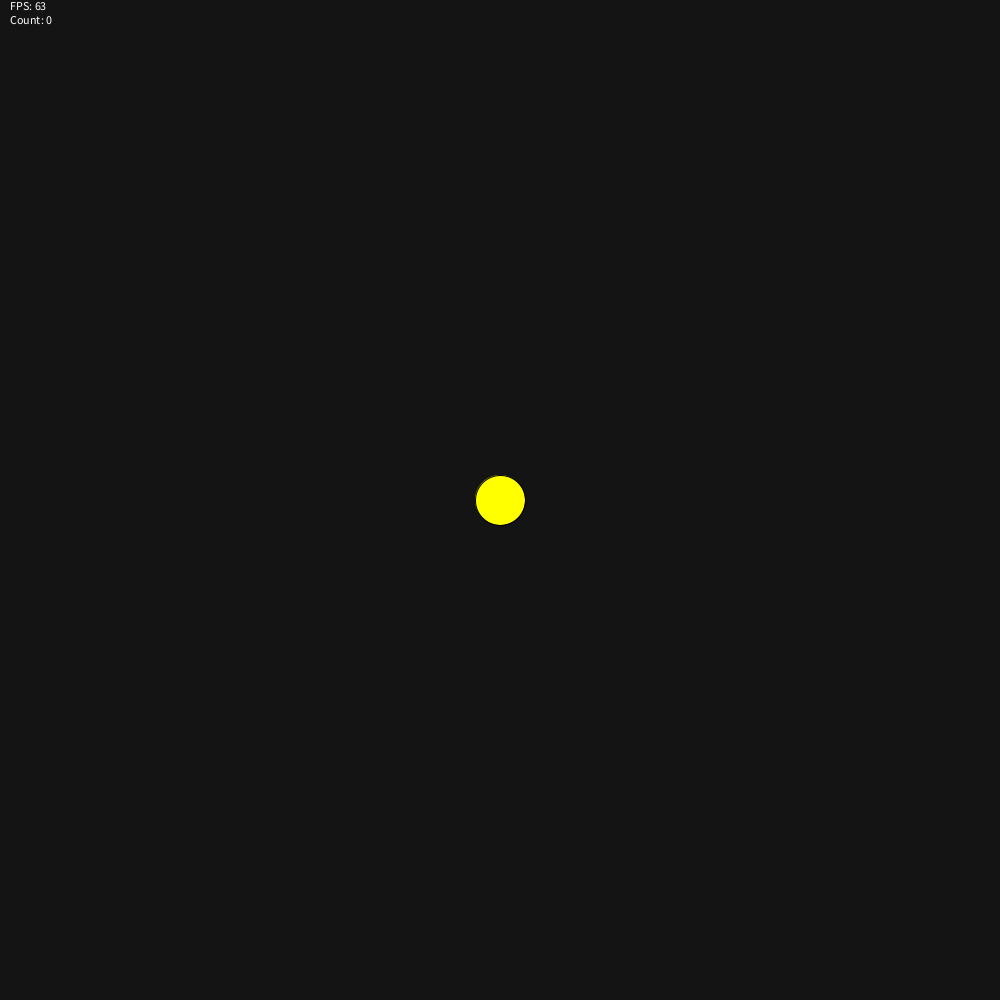
Frame 1 (no input)
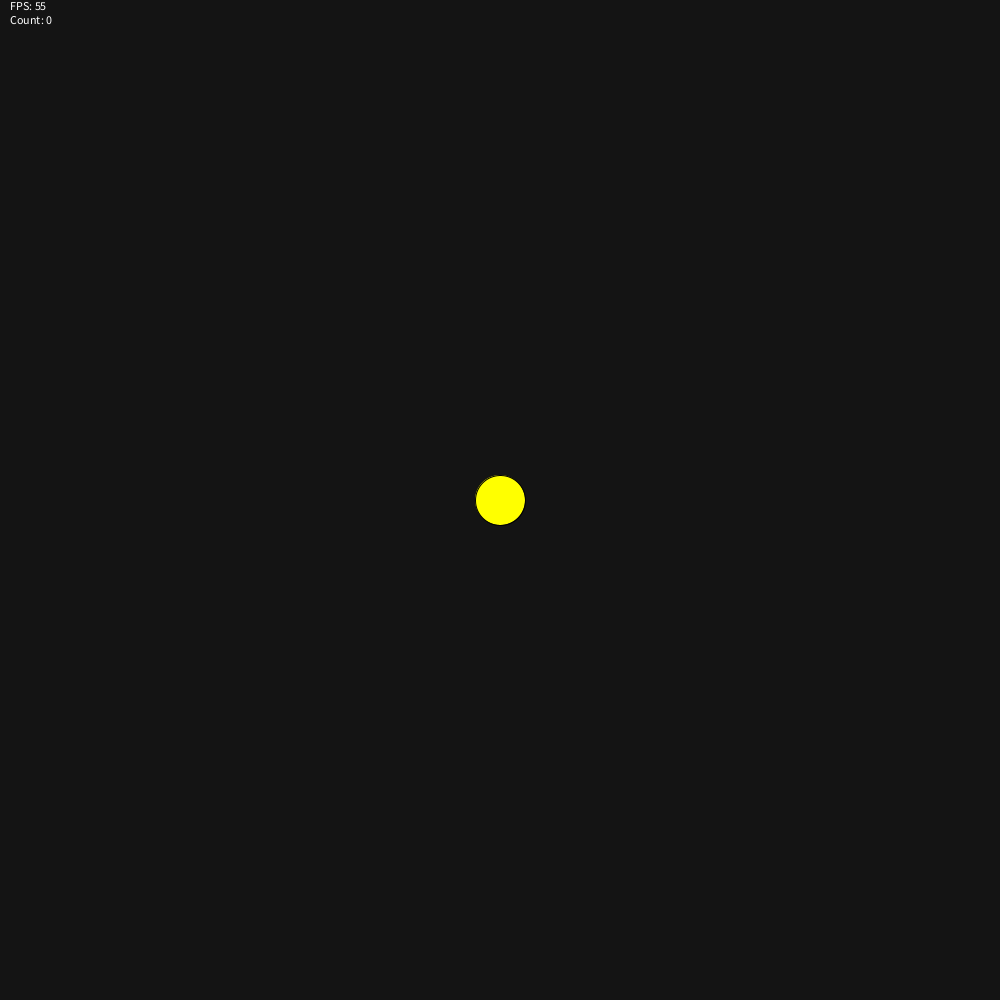
Frame 60 (the mouse pressed at the canvas centre just before this capture)
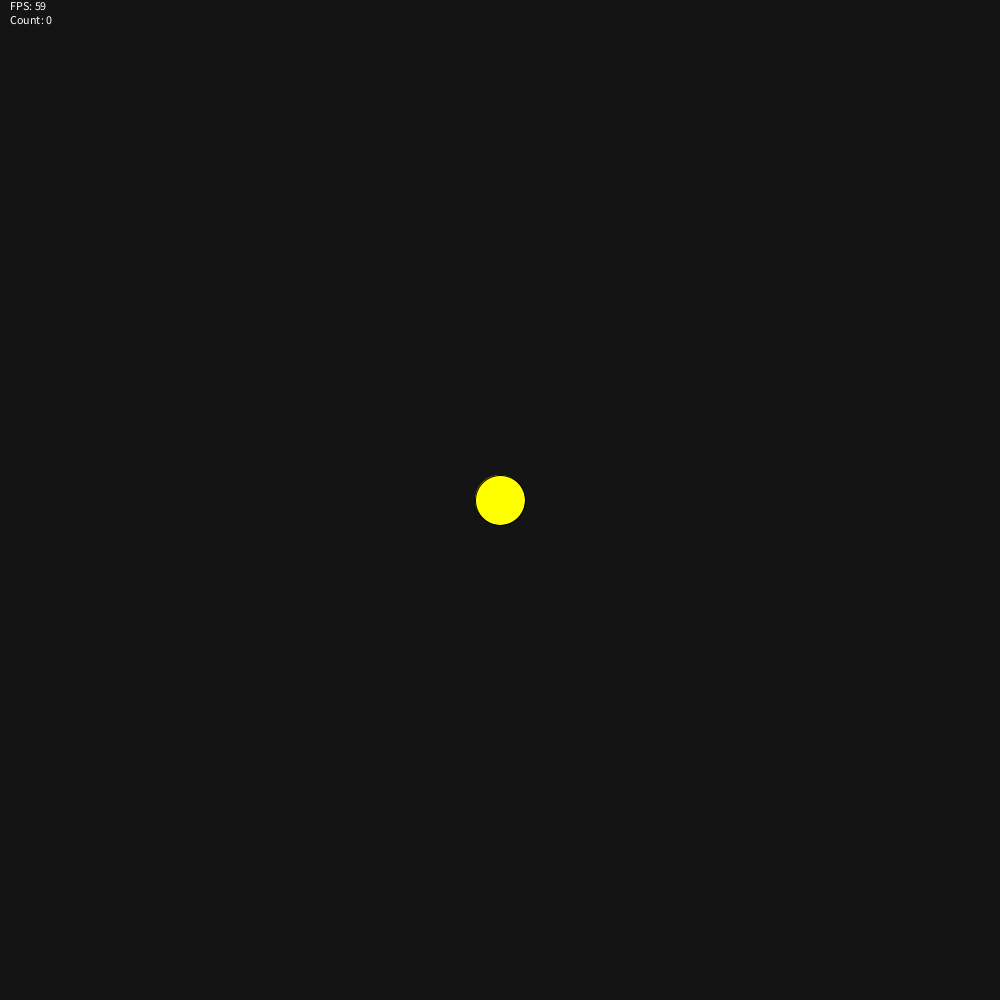
Frame 120 (the mouse held since frame 60 and released just before this capture)

The Processing sketch that drew these frames (run headless with seeded random() and noise(); from frame 60 on, the mouse is pressed at the canvas centre):

// Processing sketch: dysonSphereGenerator
// ── dysonSphereGenerator.pde
//Vars
Star s;
ArrayList<Satelite> sats;
boolean limit = false;

void setup(){
  //Set size and such
  size(1000,1000);
  frameRate(60);
  
  //Init vars
  s = new Star();
  sats = new ArrayList<Satelite>();
}

void draw(){
  //Draw background and star
  background(20);
  s.drawStar();
  
  //No threads unless performance is kill
  for(Satelite sat : sats){
    sat.updateSat(s);
    sat.drawSat();
  }
  
  //Draw overlay
  fill(255);
  text("FPS: " + (int) frameRate + "\nCount: " + sats.size(), 10, 10);
}

void mouseDragged(){
  //If mouse is over star, then drag star
  if(dist(mouseX, mouseY, s.getX(), s.getY()) <= s.getSize()){
    s.setX(mouseX);
    s.setY(mouseY);
  } else {
    //Limit to only spawning 1 per mouse drag
    if(!limit){
      //Spawn a new satelite
      sats.add(new Satelite(mouseX, mouseY,(mouseX - pmouseX)*3, (mouseY - pmouseY)*3));
      limit = true;
    }  
  }
}

//Reset the limit on release
void mouseReleased(){ limit = false; }

void keyPressed() {
  //If C is being pressed, then clear
  if (key == 'c') {
    sats.clear();
  }
}

// ── satelite.pde
class Satelite{
 
  //Vars
  float x;
  float y;
  float xVel;
  float yVel;
  float size;
  
  //Constructor
  Satelite(float _x, float _y, float _xVel, float _yVel){
    x = _x;
    y = _y;
    xVel = _xVel;
    yVel = _yVel;
    
    //Default size, no need to change it really
    size = 5;
  }
  
  void drawSat(){
    //Set colour to white and draw
     fill(255);
     circle(x, y, size);
  }
  
  void updateSat(Star s){
    //Set scale for force scaling
    float scale = 0.001;
    
    //Find accel values
    double xAccel = (s.getX() - x) * scale;
    double yAccel = (s.getY() - y) * scale;
    
    //Update velocity and position
    xVel += xAccel;
    yVel += yAccel;
    x += xVel;
    y += yVel;
  }
  
}

// ── star.pde
class Star{
 
  //Vars
  float x;
  float y;
  float size;
  
  //Constructor
  Star(){
      x = width/2;
      y = height/2;
      size = 50;
  }
  
  //Getters
  float getX(){ return x; }
  float getY(){ return y; }
  float getSize(){ return size; }
  
  //Setters
  void setX(float _x){ x = _x; }
  void setY(float _y){ y = _y; }
    
  //Draw function
  void drawStar(){
    fill(255,255,0);
    circle(x, y, size);
  }
  
}
